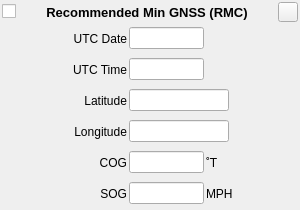
<?xml version="1.0" encoding="UTF-8"?>
<!-- Copyright (C) 2024-2026 RF StateSide LLC; SPDX-License-Identifier: AGPL-3.0-or-later -->
<ui version="4.0">
 <class>RecommendedMinGnssRMC</class>
 <widget class="QWidget" name="RecommendedMinGnssRMC">
  <property name="geometry">
   <rect>
    <x>0</x>
    <y>0</y>
    <width>300</width>
    <height>210</height>
   </rect>
  </property>
  <property name="windowTitle">
   <string>Form</string>
  </property>
  <layout class="QVBoxLayout" name="verticalLayout">
   <property name="spacing">
    <number>2</number>
   </property>
   <property name="leftMargin">
    <number>2</number>
   </property>
   <property name="topMargin">
    <number>2</number>
   </property>
   <property name="rightMargin">
    <number>2</number>
   </property>
   <property name="bottomMargin">
    <number>2</number>
   </property>
   <item>
    <layout class="QHBoxLayout" name="horizontalLayout_4">
     <item>
      <widget class="QCheckBox" name="checkBoxEnabled">
       <property name="text">
        <string/>
       </property>
       <property name="checked">
        <bool>false</bool>
       </property>
      </widget>
     </item>
     <item>
      <spacer name="horizontalSpacer_2">
       <property name="orientation">
        <enum>Qt::Orientation::Horizontal</enum>
       </property>
       <property name="sizeHint" stdset="0">
        <size>
         <width>40</width>
         <height>20</height>
        </size>
       </property>
      </spacer>
     </item>
     <item>
      <widget class="QLabel" name="labelTitle">
       <property name="font">
        <font>
         <pointsize>10</pointsize>
         <bold>true</bold>
        </font>
       </property>
       <property name="text">
        <string>Recommended Min GNSS (RMC)</string>
       </property>
       <property name="alignment">
        <set>Qt::AlignmentFlag::AlignCenter</set>
       </property>
      </widget>
     </item>
     <item>
      <spacer name="horizontalSpacer">
       <property name="orientation">
        <enum>Qt::Orientation::Horizontal</enum>
       </property>
       <property name="sizeHint" stdset="0">
        <size>
         <width>40</width>
         <height>20</height>
        </size>
       </property>
      </spacer>
     </item>
     <item>
      <widget class="QPushButton" name="pushButtonRemove">
       <property name="minimumSize">
        <size>
         <width>20</width>
         <height>20</height>
        </size>
       </property>
       <property name="maximumSize">
        <size>
         <width>20</width>
         <height>20</height>
        </size>
       </property>
       <property name="text">
        <string/>
       </property>
      </widget>
     </item>
    </layout>
   </item>
   <item>
    <layout class="QHBoxLayout" name="horizontalLayout">
     <item>
      <widget class="QLabel" name="labelDate">
       <property name="minimumSize">
        <size>
         <width>125</width>
         <height>22</height>
        </size>
       </property>
       <property name="maximumSize">
        <size>
         <width>125</width>
         <height>16777215</height>
        </size>
       </property>
       <property name="text">
        <string> UTC Date</string>
       </property>
       <property name="alignment">
        <set>Qt::AlignmentFlag::AlignRight|Qt::AlignmentFlag::AlignTrailing|Qt::AlignmentFlag::AlignVCenter</set>
       </property>
      </widget>
     </item>
     <item>
      <widget class="QLineEdit" name="lineEditDate">
       <property name="minimumSize">
        <size>
         <width>75</width>
         <height>22</height>
        </size>
       </property>
       <property name="maximumSize">
        <size>
         <width>75</width>
         <height>16777215</height>
        </size>
       </property>
       <property name="toolTip">
        <string>&lt;html&gt;&lt;head/&gt;&lt;body&gt;&lt;p&gt;Days since January 1, 1970&lt;/p&gt;&lt;/body&gt;&lt;/html&gt;</string>
       </property>
       <property name="inputMethodHints">
        <set>Qt::InputMethodHint::ImhNone</set>
       </property>
       <property name="readOnly">
        <bool>true</bool>
       </property>
      </widget>
     </item>
     <item>
      <widget class="ClickableLabel" name="labelUnitsDate">
       <property name="minimumSize">
        <size>
         <width>50</width>
         <height>22</height>
        </size>
       </property>
       <property name="toolTip">
        <string>&lt;html&gt;&lt;head/&gt;&lt;body&gt;&lt;p&gt;Click to change units&lt;/p&gt;&lt;/body&gt;&lt;/html&gt;</string>
       </property>
       <property name="text">
        <string/>
       </property>
      </widget>
     </item>
    </layout>
   </item>
   <item>
    <layout class="QHBoxLayout" name="horizontalLayout_2">
     <item>
      <widget class="QLabel" name="labelTime">
       <property name="minimumSize">
        <size>
         <width>125</width>
         <height>22</height>
        </size>
       </property>
       <property name="maximumSize">
        <size>
         <width>125</width>
         <height>16777215</height>
        </size>
       </property>
       <property name="text">
        <string>UTC Time</string>
       </property>
       <property name="alignment">
        <set>Qt::AlignmentFlag::AlignRight|Qt::AlignmentFlag::AlignTrailing|Qt::AlignmentFlag::AlignVCenter</set>
       </property>
      </widget>
     </item>
     <item>
      <widget class="QLineEdit" name="lineEditTime">
       <property name="minimumSize">
        <size>
         <width>75</width>
         <height>22</height>
        </size>
       </property>
       <property name="maximumSize">
        <size>
         <width>75</width>
         <height>16777215</height>
        </size>
       </property>
       <property name="toolTip">
        <string>&lt;html&gt;&lt;head/&gt;&lt;body&gt;&lt;p&gt;Seconds since midnight.&lt;/p&gt;&lt;/body&gt;&lt;/html&gt;</string>
       </property>
       <property name="inputMethodHints">
        <set>Qt::InputMethodHint::ImhNone</set>
       </property>
       <property name="readOnly">
        <bool>true</bool>
       </property>
      </widget>
     </item>
     <item>
      <widget class="ClickableLabel" name="labelUnitsTime">
       <property name="minimumSize">
        <size>
         <width>50</width>
         <height>22</height>
        </size>
       </property>
       <property name="toolTip">
        <string>&lt;html&gt;&lt;head/&gt;&lt;body&gt;&lt;p&gt;Click to change units&lt;/p&gt;&lt;/body&gt;&lt;/html&gt;</string>
       </property>
       <property name="text">
        <string/>
       </property>
      </widget>
     </item>
    </layout>
   </item>
   <item>
    <layout class="QHBoxLayout" name="horizontalLayout_3">
     <item>
      <widget class="QLabel" name="labelLatitude">
       <property name="minimumSize">
        <size>
         <width>125</width>
         <height>22</height>
        </size>
       </property>
       <property name="maximumSize">
        <size>
         <width>125</width>
         <height>16777215</height>
        </size>
       </property>
       <property name="text">
        <string>Latitude</string>
       </property>
       <property name="alignment">
        <set>Qt::AlignmentFlag::AlignRight|Qt::AlignmentFlag::AlignTrailing|Qt::AlignmentFlag::AlignVCenter</set>
       </property>
      </widget>
     </item>
     <item>
      <widget class="QLineEdit" name="lineEditLatitude">
       <property name="minimumSize">
        <size>
         <width>100</width>
         <height>22</height>
        </size>
       </property>
       <property name="maximumSize">
        <size>
         <width>100</width>
         <height>16777215</height>
        </size>
       </property>
       <property name="toolTip">
        <string>&lt;html&gt;&lt;head/&gt;&lt;body&gt;&lt;p&gt;&lt;br/&gt;&lt;/p&gt;&lt;/body&gt;&lt;/html&gt;</string>
       </property>
       <property name="inputMethodHints">
        <set>Qt::InputMethodHint::ImhNone</set>
       </property>
       <property name="readOnly">
        <bool>false</bool>
       </property>
      </widget>
     </item>
     <item>
      <widget class="ClickableLabel" name="labelUnitLatitude">
       <property name="minimumSize">
        <size>
         <width>50</width>
         <height>22</height>
        </size>
       </property>
       <property name="toolTip">
        <string>&lt;html&gt;&lt;head/&gt;&lt;body&gt;&lt;p&gt;Click to change units&lt;/p&gt;&lt;/body&gt;&lt;/html&gt;</string>
       </property>
       <property name="text">
        <string/>
       </property>
      </widget>
     </item>
    </layout>
   </item>
   <item>
    <layout class="QHBoxLayout" name="horizontalLayout_5">
     <item>
      <widget class="QLabel" name="labelLongitude">
       <property name="minimumSize">
        <size>
         <width>125</width>
         <height>22</height>
        </size>
       </property>
       <property name="maximumSize">
        <size>
         <width>125</width>
         <height>16777215</height>
        </size>
       </property>
       <property name="text">
        <string>Longitude</string>
       </property>
       <property name="alignment">
        <set>Qt::AlignmentFlag::AlignRight|Qt::AlignmentFlag::AlignTrailing|Qt::AlignmentFlag::AlignVCenter</set>
       </property>
      </widget>
     </item>
     <item>
      <widget class="QLineEdit" name="lineEditLongitude">
       <property name="minimumSize">
        <size>
         <width>100</width>
         <height>22</height>
        </size>
       </property>
       <property name="maximumSize">
        <size>
         <width>100</width>
         <height>16777215</height>
        </size>
       </property>
       <property name="toolTip">
        <string>&lt;html&gt;&lt;head/&gt;&lt;body&gt;&lt;p&gt;Heading in degrees.&lt;/p&gt;&lt;/body&gt;&lt;/html&gt;</string>
       </property>
       <property name="inputMethodHints">
        <set>Qt::InputMethodHint::ImhNone</set>
       </property>
       <property name="readOnly">
        <bool>false</bool>
       </property>
      </widget>
     </item>
     <item>
      <widget class="ClickableLabel" name="labelUnitLongitude">
       <property name="minimumSize">
        <size>
         <width>50</width>
         <height>22</height>
        </size>
       </property>
       <property name="toolTip">
        <string>&lt;html&gt;&lt;head/&gt;&lt;body&gt;&lt;p&gt;Click to change units&lt;/p&gt;&lt;/body&gt;&lt;/html&gt;</string>
       </property>
       <property name="text">
        <string/>
       </property>
      </widget>
     </item>
    </layout>
   </item>
   <item>
    <layout class="QHBoxLayout" name="horizontalLayout_6">
     <item>
      <widget class="QLabel" name="labelCog">
       <property name="minimumSize">
        <size>
         <width>125</width>
         <height>22</height>
        </size>
       </property>
       <property name="maximumSize">
        <size>
         <width>125</width>
         <height>16777215</height>
        </size>
       </property>
       <property name="text">
        <string>COG</string>
       </property>
       <property name="alignment">
        <set>Qt::AlignmentFlag::AlignRight|Qt::AlignmentFlag::AlignTrailing|Qt::AlignmentFlag::AlignVCenter</set>
       </property>
      </widget>
     </item>
     <item>
      <widget class="QLineEdit" name="lineEditCog">
       <property name="minimumSize">
        <size>
         <width>75</width>
         <height>22</height>
        </size>
       </property>
       <property name="maximumSize">
        <size>
         <width>75</width>
         <height>16777215</height>
        </size>
       </property>
       <property name="inputMethodHints">
        <set>Qt::InputMethodHint::ImhNone</set>
       </property>
      </widget>
     </item>
     <item>
      <widget class="ClickableLabel" name="labelUnitsCog">
       <property name="minimumSize">
        <size>
         <width>50</width>
         <height>22</height>
        </size>
       </property>
       <property name="toolTip">
        <string>&lt;html&gt;&lt;head/&gt;&lt;body&gt;&lt;p&gt;Click to change units&lt;/p&gt;&lt;/body&gt;&lt;/html&gt;</string>
       </property>
       <property name="text">
          <string>˚T</string>
       </property>
      </widget>
     </item>
    </layout>
   </item>
   <item>
    <layout class="QHBoxLayout" name="horizontalLayout_7">
     <item>
      <widget class="QLabel" name="labelSog">
       <property name="minimumSize">
        <size>
         <width>125</width>
         <height>22</height>
        </size>
       </property>
       <property name="maximumSize">
        <size>
         <width>125</width>
         <height>16777215</height>
        </size>
       </property>
       <property name="text">
        <string>SOG</string>
       </property>
       <property name="alignment">
        <set>Qt::AlignmentFlag::AlignRight|Qt::AlignmentFlag::AlignTrailing|Qt::AlignmentFlag::AlignVCenter</set>
       </property>
      </widget>
     </item>
     <item>
      <widget class="QLineEdit" name="lineEditSog">
       <property name="minimumSize">
        <size>
         <width>75</width>
         <height>22</height>
        </size>
       </property>
       <property name="maximumSize">
        <size>
         <width>75</width>
         <height>16777215</height>
        </size>
       </property>
       <property name="inputMethodHints">
        <set>Qt::InputMethodHint::ImhNone</set>
       </property>
      </widget>
     </item>
     <item>
      <widget class="ClickableLabel" name="labelUnitsSog">
       <property name="minimumSize">
        <size>
         <width>50</width>
         <height>22</height>
        </size>
       </property>
       <property name="toolTip">
        <string>&lt;html&gt;&lt;head/&gt;&lt;body&gt;&lt;p&gt;Click to change units&lt;/p&gt;&lt;/body&gt;&lt;/html&gt;</string>
       </property>
       <property name="text">
        <string>MPH</string>
       </property>
      </widget>
     </item>
    </layout>
   </item>
  </layout>
 </widget>
 <customwidgets>
  <customwidget>
   <class>ClickableLabel</class>
   <extends>QLabel</extends>
   <header location="global">clickablelabel.h</header>
  </customwidget>
 </customwidgets>
 <resources/>
 <connections/>
</ui>
